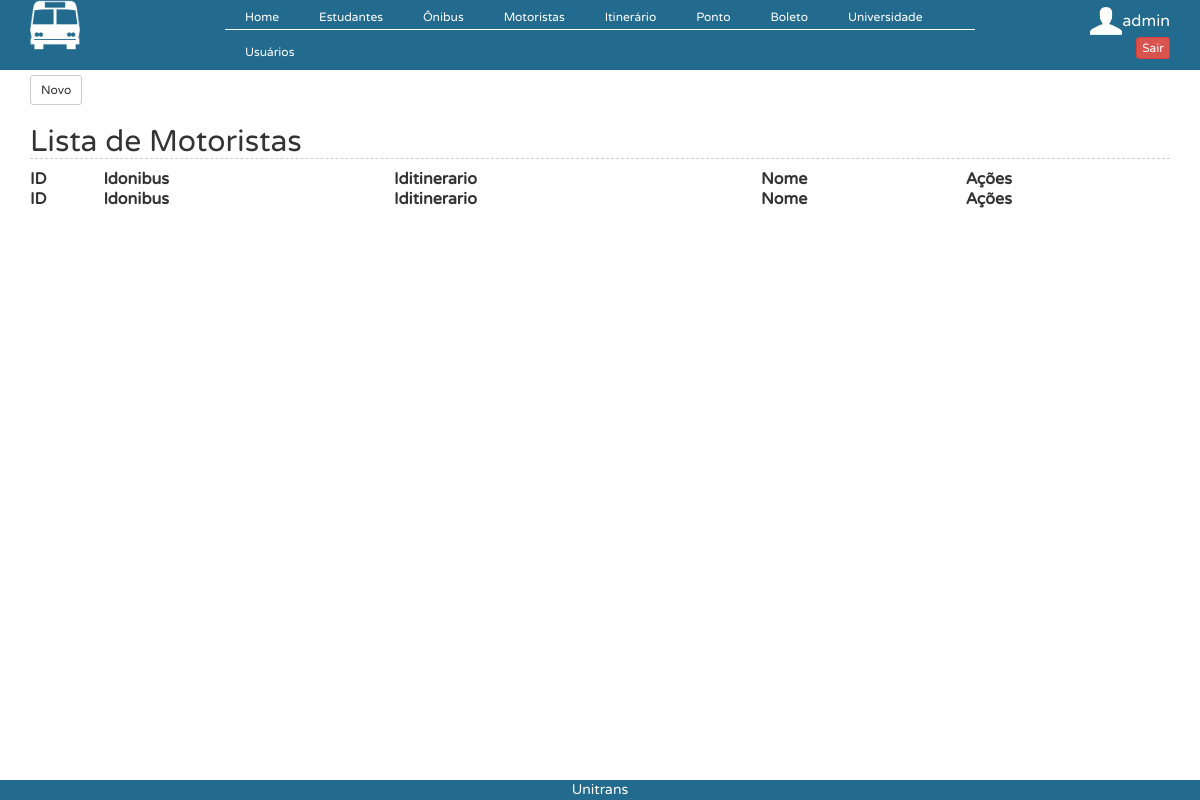
Page /?controller=motorista&action=index (signed in) on the earlier database version.
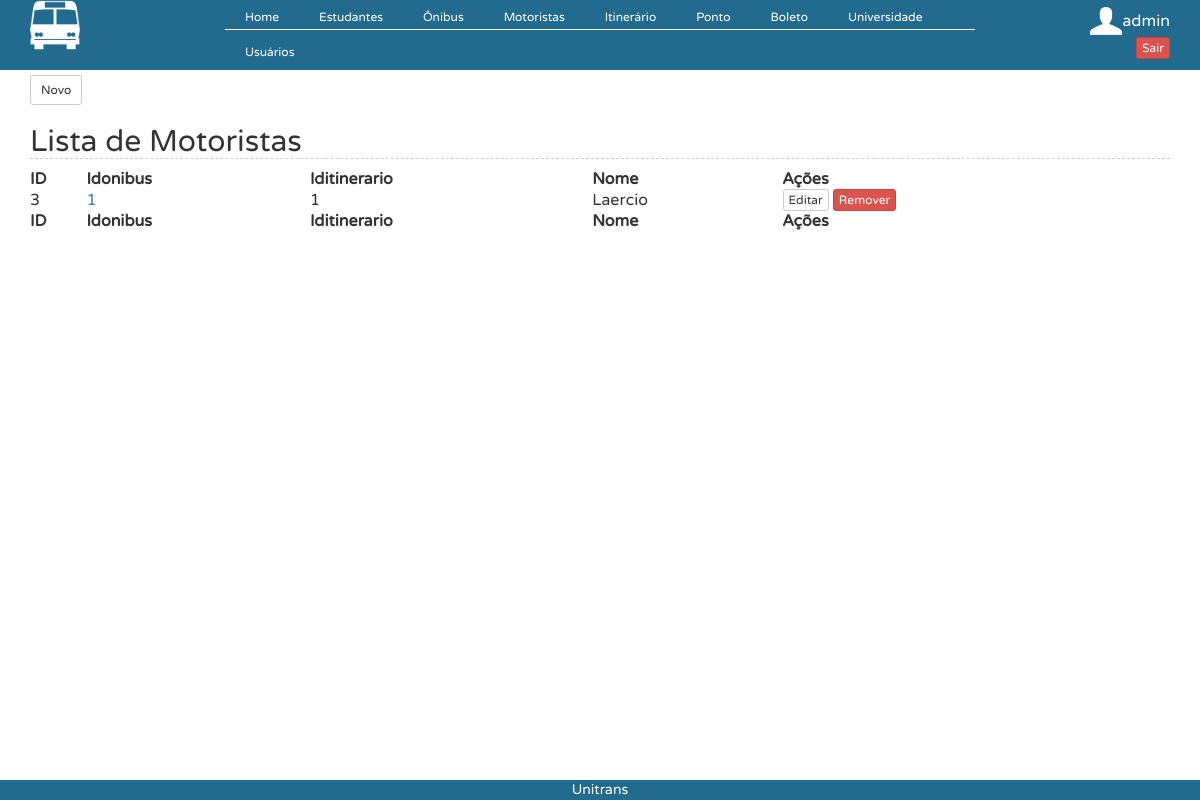
Same page on the later database version.
### tables this page shows
CREATE TABLE `motorista` (
  `id` int(11) NOT NULL AUTO_INCREMENT,
  `idonibus` int(11) DEFAULT NULL,
  `iditinerario` int(11) DEFAULT NULL,
  `nome` varchar(45) DEFAULT NULL,
  PRIMARY KEY (`id`)
);

### controllers/MotoristaController.php (called while the page is built, shortened)
<?php
class MotoristaController {
    public function index() {
        $motoristas = MotoristaDAO::all();
        require_once('views/motorista/index.php');
    }
}
?>

### connection.php (called while the page is built, shortened)
<?php
  class Db {
    private static $instance = NULL;
    public static function getInstance() {
      if (!isset(self::$instance)) {
        $pdo_options[PDO::ATTR_ERRMODE] = PDO::ERRMODE_EXCEPTION;
        self::$instance = new PDO('mysql:host=localhost;dbname=teste', 'root', '123456', $pdo_options);
      }
      return self::$instance;
    }
  }
?>

### models/MotoristaDAO.php (called while the page is built, shortened)
<?php
require_once 'models/Motorista.php';
class MotoristaDAO {
    public static function all() {
        $lista = [];
        $req = Db::getInstance()->query('SELECT * FROM motorista');
        foreach ($req->fetchAll() as $linha) {
            $motorista = new Motorista();
            $motorista->setId($linha['id']);
            $motorista->setIdonibus($linha["idonibus"]);
            $motorista->setIditinerario($linha["iditinerario"]);
            $motorista->setNome($linha["nome"]);
            $lista[] = $motorista;
        }
        return $lista;
    }
}

### models/Motorista.php (called while the page is built)
<?php
class Motorista{
    private $id;
    private $idonibus;
    private $iditinerario;
    private $nome;
function setId ($id){
        $this->id=$id;
    }
    function getId (){
        return $this->id;
    }
    public function getIdonibus() {
        return $this->idonibus;
    }
    public function setIdonibus($idonibus) {
        $this->idonibus = $idonibus;
    }
    public function getIditinerario() {
        return $this->iditinerario;
    }
    public function setIditinerario($iditinerario) {
        $this->iditinerario = $iditinerario;
    }
    public function getNome() {
        return $this->nome;
    }
    public function setNome($nome) {
        $this->nome = $nome;
    }
}
?>

### views/motorista/index.php (the view)
<button  onclick="location.href='?controller=motorista&action=add'" type="button" class="btn btn-default btn-sm" style="margin-top: 5px">
                    Novo
                </button><h2>Lista de Motoristas</h2>
<table id="example" class="display compact" cellspacing="0" width="100%">
    <thead>
        <tr>
            <th>ID</th>
            <th>Idonibus</th>
            <th>Iditinerario</th>
            <th>Nome</th>
            <th>Ações</th>
        </tr>
    </thead>
    <tfoot>
        <tr>
            <th>ID</th>
            <th>Idonibus</th>
            <th>Iditinerario</th>
            <th>Nome</th>
            <th>Ações</th>
        </tr>
    </tfoot>
    <tbody>
        <?php foreach ($motoristas as $motorista) { ?>
            <tr>
                <td><?php echo $motorista->getId();?> </td>                <td><a href="?controller=motorista&action=view&id=<?php echo $motorista->getId();?>"><?php echo $motorista->getIdonibus(); ?></a></td>
                <td><?php echo $motorista->getIditinerario(); ?></td>
                <td><?php echo $motorista->getNome(); ?></td>
                <td><button type="button" onclick="location.href='?controller=motorista&action=edit&id=<?php echo base64_encode($motorista->getId());?>';" class="btn btn-default btn-xs">Editar</button>
                    <button type="button" onclick="javascript:remover('?controller=motorista&action=delete&id=<?php echo base64_encode($motorista->getId());?>');" class="btn btn-danger btn-xs">Remover</button>
                </td>
            </tr>
        <?php } ?>
    </tbody>
</table>

Differences in the rows shown:
added motorista: id "3", idonibus "1", iditinerario "1", nome "Laercio"
